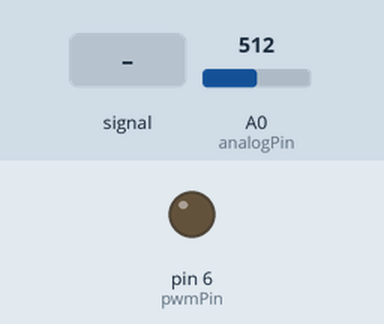
Recording of a sketch running on a simulated Arduino Uno, built with avr-gcc and run on an emulated ATmega328P. On the bench: output pins drawn as LEDs (lit = HIGH). Inputs (shaded band) come from the test bench; at power-on: A0 (analogPin) = 512.

Above: at 1.2 s.
1.3 s: A0 (analogPin) fed a 200 Hz sine of ±460 counts around its level
At 2.5 s:
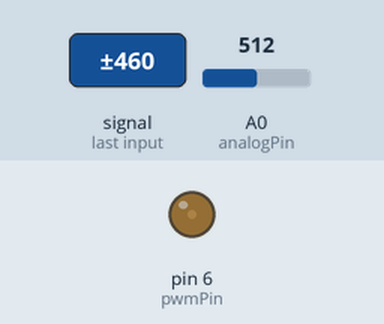
2.8 s: A0 (analogPin) set to 122
At 3.2 s:
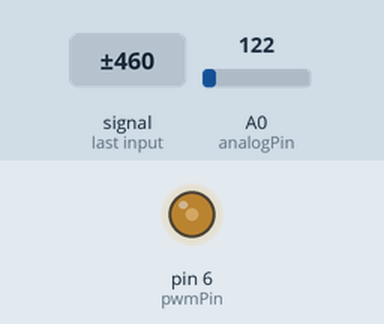
4.3 s: A0 (analogPin) set to 0
At 5.2 s:
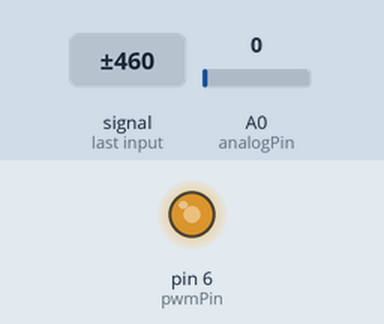
5.8 s: A0 (analogPin) set to 306
At 6.4 s:
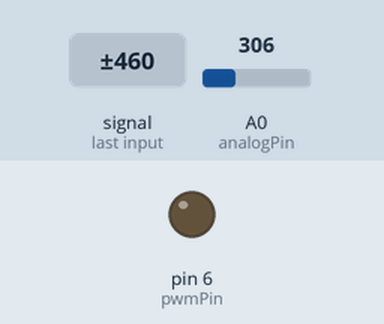
7.3 s: A0 (analogPin) fed a 1000 Hz sine of ±255 counts around its level
At 7.9 s:
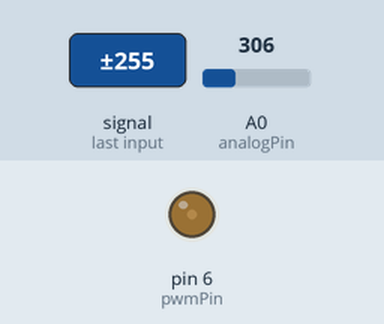
Timing chart, 0 to 9.8 s (numbered marks = the images above; inputs shaded):
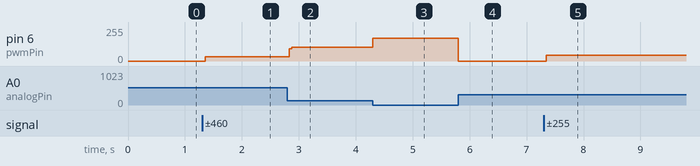

Measured:
- after the input at 1.3 s, pin 6 (pwmPin): 0/255 → 32/255 after 0.05 s
- after the input at 2.8 s, pin 6 (pwmPin): 32/255 → 103/255 at once
- after the input at 4.3 s, pin 6 (pwmPin): 103/255 → 172/255 at once
- after the input at 5.8 s, pin 6 (pwmPin): 172/255 → 0/255 at once
- after the input at 7.3 s, pin 6 (pwmPin): 0/255 → 42/255 at once

The sketch:

boost.ino
```cpp
#include <PID_v1.h>
int pwmPin = 6;
int analogPin = 0;

unsigned long previousMillis = 0; // previous time
const unsigned long interval = 0.1; // interval in milliseconds

class PIController {
public:
    PIController(double kp, double ki, double setpoint)
        : kp_(kp), ki_(ki), setpoint_(setpoint), integral_(0.0), last_error_(0.0)
    {
    }

    double calculate(double input, double dt) {
        double error = setpoint_ - input;
        integral_ += error * dt;
        double derivative = (error - last_error_) / dt;
        last_error_ = error;
        return kp_ * error + ki_ * integral_;
    }

private:
    double kp_;
    double ki_;
    double setpoint_;
    double integral_;
    double last_error_;
};


void setup() {

 /*  pinMode(pwmPin,OUTPUT); */
  analogWrite(pwmPin, 10);


  TCCR0B = (TCCR0B & 0b11111000) | 0x01; // 62KHz @see http://playground.arduino.cc/Main/TimerPWMCheatsheet
  Serial.begin(9600);

}


void loop() {

   // create a PI controller with kp=1.0, ki=0.5, and setpoint=12.0

PIController controller(11.5, 0.01, 15);


int analog_input = analogRead(analogPin);


 unsigned long currentMillis = millis(); // current time

 // check if the interval has elapsed
  if (currentMillis - previousMillis >= interval) {
    // do something here
    float input = analog_input * (5 / 1023.0)*10;
    double output = controller.calculate(input, interval);
    previousMillis = currentMillis; // save the current time

     if(output<=0){

      output=0;


    };

     if(output>=255){

      output=255;


    };

    if(output>0&&output<255){

       output = controller.calculate(input, interval);

    };

    analogWrite(pwmPin, output);


  }


}
```
